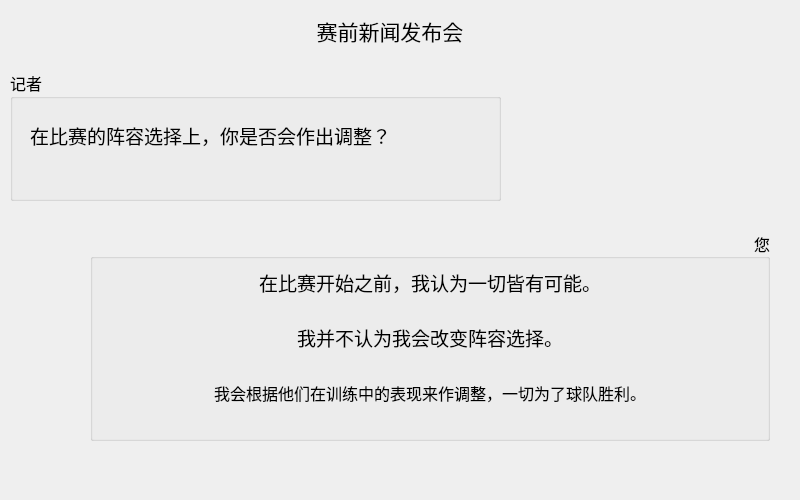
<?xml version="1.0" encoding="UTF-8"?>
<ui version="4.0">
 <class>BeforeGame2Dialog</class>
 <widget class="QDialog" name="BeforeGame2Dialog">
  <property name="geometry">
   <rect>
    <x>0</x>
    <y>0</y>
    <width>800</width>
    <height>500</height>
   </rect>
  </property>
  <property name="windowTitle">
   <string>Dialog</string>
  </property>
  <widget class="QGroupBox" name="groupBox">
   <property name="geometry">
    <rect>
     <x>10</x>
     <y>70</y>
     <width>491</width>
     <height>131</height>
    </rect>
   </property>
   <property name="font">
    <font>
     <family>等线</family>
     <pointsize>12</pointsize>
    </font>
   </property>
   <property name="title">
    <string>记者</string>
   </property>
   <widget class="QLabel" name="label">
    <property name="geometry">
     <rect>
      <x>20</x>
      <y>40</y>
      <width>481</width>
      <height>51</height>
     </rect>
    </property>
    <property name="font">
     <font>
      <family>楷体</family>
      <pointsize>14</pointsize>
     </font>
    </property>
    <property name="text">
     <string>在比赛的阵容选择上，你是否会作出调整？</string>
    </property>
   </widget>
  </widget>
  <widget class="QGroupBox" name="groupBox_2">
   <property name="geometry">
    <rect>
     <x>90</x>
     <y>230</y>
     <width>680</width>
     <height>211</height>
    </rect>
   </property>
   <property name="font">
    <font>
     <family>等线</family>
     <pointsize>12</pointsize>
    </font>
   </property>
   <property name="title">
    <string>您</string>
   </property>
   <property name="alignment">
    <set>Qt::AlignRight|Qt::AlignTrailing|Qt::AlignVCenter</set>
   </property>
   <widget class="QToolButton" name="toolButton">
    <property name="geometry">
     <rect>
      <x>50</x>
      <y>30</y>
      <width>580</width>
      <height>45</height>
     </rect>
    </property>
    <property name="font">
     <font>
      <family>楷体</family>
      <pointsize>14</pointsize>
     </font>
    </property>
    <property name="text">
     <string>在比赛开始之前，我认为一切皆有可能。</string>
    </property>
    <property name="autoRaise">
     <bool>true</bool>
    </property>
   </widget>
   <widget class="QToolButton" name="toolButton_2">
    <property name="geometry">
     <rect>
      <x>50</x>
      <y>85</y>
      <width>580</width>
      <height>45</height>
     </rect>
    </property>
    <property name="font">
     <font>
      <family>楷体</family>
      <pointsize>14</pointsize>
     </font>
    </property>
    <property name="text">
     <string>我并不认为我会改变阵容选择。</string>
    </property>
    <property name="autoRaise">
     <bool>true</bool>
    </property>
   </widget>
   <widget class="QToolButton" name="toolButton_3">
    <property name="geometry">
     <rect>
      <x>50</x>
      <y>140</y>
      <width>580</width>
      <height>45</height>
     </rect>
    </property>
    <property name="font">
     <font>
      <family>楷体</family>
     </font>
    </property>
    <property name="text">
     <string>我会根据他们在训练中的表现来作调整，一切为了球队胜利。</string>
    </property>
    <property name="autoRaise">
     <bool>true</bool>
    </property>
   </widget>
  </widget>
  <widget class="QLabel" name="label_2">
   <property name="geometry">
    <rect>
     <x>180</x>
     <y>10</y>
     <width>420</width>
     <height>41</height>
    </rect>
   </property>
   <property name="font">
    <font>
     <family>等线</family>
     <pointsize>16</pointsize>
    </font>
   </property>
   <property name="text">
    <string>赛前新闻发布会</string>
   </property>
   <property name="alignment">
    <set>Qt::AlignCenter</set>
   </property>
  </widget>
 </widget>
 <resources/>
 <connections/>
</ui>
